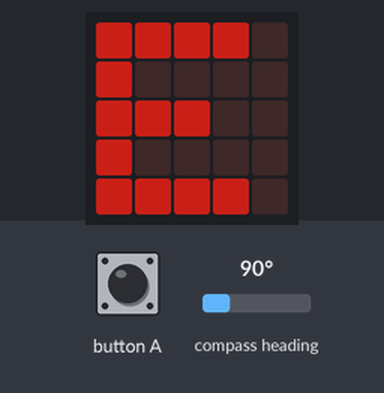
Recording of a program running on a simulated BBC micro:bit (MakeCode). Parts: the board's 5×5 LED display. Inputs (shaded band) come from the test bench; at power-on: compass heading 90°. Dim RGB values are drawn brighter than linear; the compass is already calibrated.

Above: at 1.2 s.
1.3 s: compass heading set to 49°
2.8 s: compass heading set to 42°
At 4.1 s:
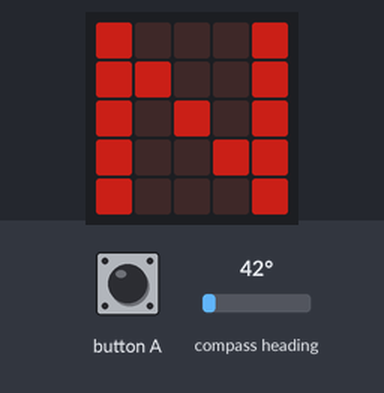
4.5 s: compass heading set to 180°
At 5.5 s:
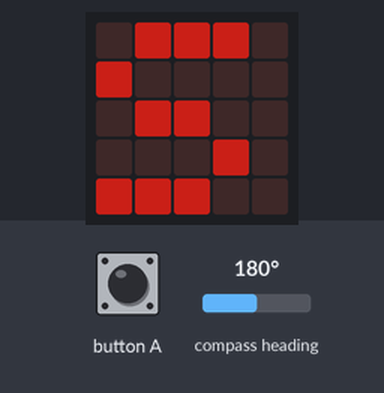
6.1 s: compass heading set to 219°
7.6 s: compass heading set to 231°
At 8.5 s:
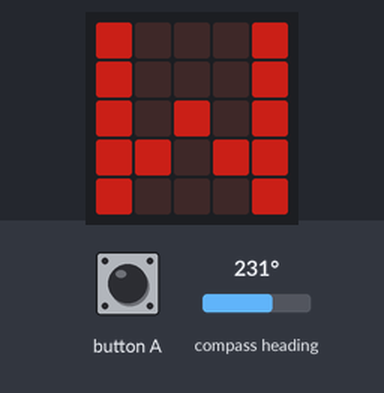
9.2 s: compass heading set to 7°
At 9.9 s:
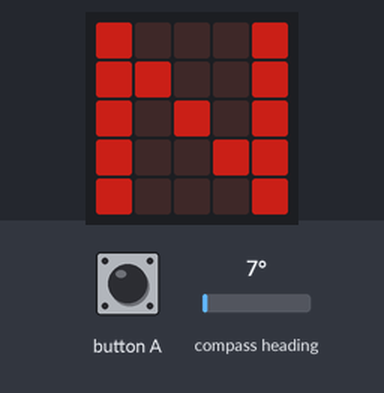
Timing chart, 0 to 11.7 s (numbered marks = the images above; inputs shaded):
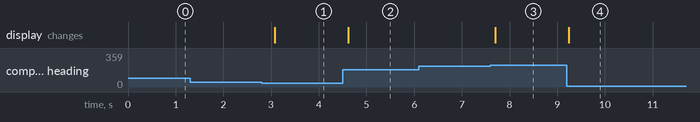

Measured:
- the behaviour switches between 45 and 44° on compass heading (found by bisection; images 0 and 1)
- the behaviour switches between 224 and 225° on compass heading (found by bisection; images 2 and 3)
- after the input at 1.3 s, every drawn part: stays the same
- after the input at 2.8 s, the display: changes after 0.28 s (image 1)
- after the input at 4.5 s, the display: changes after 0.12 s (image 2)
- after the input at 6.1 s, every drawn part: stays the same
- after the input at 7.6 s, the display: changes after 0.11 s (image 3)
- after the input at 9.2 s, the display: changes after 0.05 s (image 4)

The program:

main.ts
```typescript
input.onButtonPressed(Button.A, function () {
    input.calibrateCompass()
})
led.setBrightness(105)
basic.forever(function () {
    if (input.compassHeading() < 45) {
        basic.showString("N")
    } else if (input.compassHeading() < 135) {
        basic.showString("E")
    } else if (input.compassHeading() < 225) {
        basic.showString("S")
    } else if (input.compassHeading() < 315) {
        basic.showString("W")
    } else {
        basic.showString("N")
    }
})
```

test.ts
```typescript
// 在這裡測試；當此封包作為擴充功能時，將不會編譯此內容。
```
